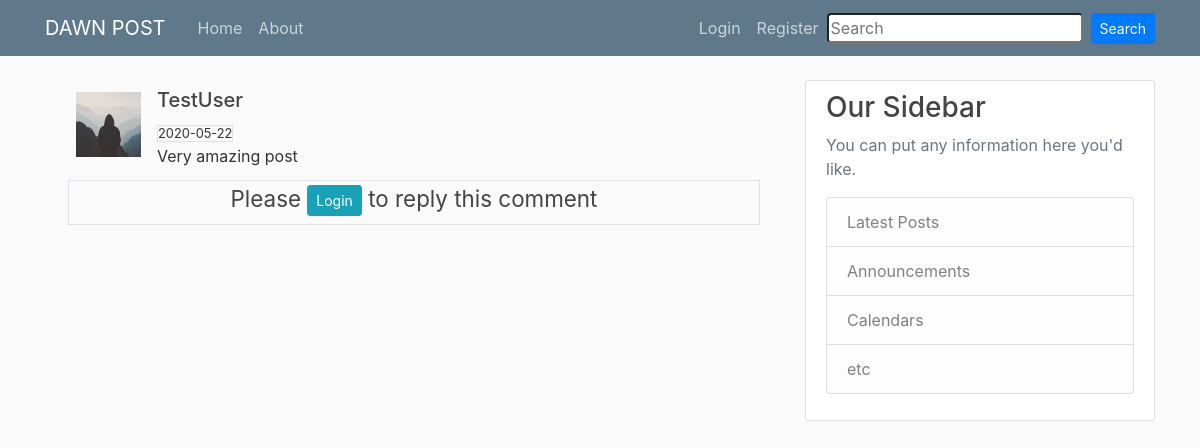
/post/1/comment/1/reply_comment, run on the app's committed database.
### flaskapp/models.py (models this page shows, shortened)
class User(db.Model, UserMixin):
    id = db.Column(db.Integer, primary_key=True)
    username = db.Column(db.String(20), unique=True, nullable=False)
    email = db.Column(db.String(40), unique=True, nullable=False)
    image_file = db.Column(db.String(20), nullable=False,
                           default='default.jpg')
    password = db.Column(db.String(20), unique=False, nullable=False)
    posts = db.relationship('Post', backref='author', lazy='dynamic')
    comments = db.relationship('Comment', backref='author', lazy='dynamic')
    replies = db.relationship('ReplyComment', backref='author', lazy='dynamic')

class Comment(db.Model):
    id = db.Column(db.Integer, primary_key=True)
    content = db.Column(db.String(300), nullable=False)
    date_commented = db.Column(
        db.DateTime, nullable=False, default=datetime.utcnow)
    user_id = db.Column(db.Integer, db.ForeignKey('user.id'))
    post_id = db.Column(db.Integer, db.ForeignKey('post.id'))
    replies = db.relationship('ReplyComment', backref='comment', lazy='dynamic')

### flaskapp/routes.py (the view, shortened to what this page needs)
@app.route('/post/<int:post_id>/comment/<int:comment_id>/reply_comment', methods=['GET', 'POST'])
def reply_comment(comment_id, post_id):
    form = ReplyCommentForm()
    post = Post.query.get_or_404(post_id)
    comment = Comment.query.get_or_404(comment_id)
    return render_template('reply.html', comment=comment, form=form, title='Reply', legend='Reply')

### flaskapp/forms.py
class ReplyCommentForm(FlaskForm):
    reply = StringField('Reply', validators=[DataRequired()])
    submit = SubmitField('Reply')

### flaskapp/templates/reply.html (shortened to what this page needs)
{% extends "layout.html" %}
{% block content %}
    <div class="container">
           <div class="comments-list p-2">
               <div class="media">
                <a class="media-left ml-2" href="#">
                    <img class="rounded-circle-sm article-img mt-1" src="{{ url_for('static', filename='profile_pics/' + comment.author.image_file) }}">
                </a>
                <div class="media-body mr-2">
                <h5 class="media-heading user_name">{{ comment.author.username }}</h5>
                <small class="border">{{ comment.date_commented.date() }}</small><br>
                {{ comment.content|safe }}
                </div>
            </div>
          </div>
          <div class="page-header mt-1">
            {% if not current_user.is_authenticated %}
              <h3 class="mb-3 ml-2 border text-center pb-2"><small class="pull-right">Please <a class='btn btn-info btn-sm' href="{{ url_for('login') }}">Login</a> to reply this comment</small></h3>
            {% endif %}
          </div>
      </div>
      <br>
{% endblock content %}

### flaskapp/static/main.css (style rules this page uses)
body { background: #fafafa; color: #333333; margin-top: 5rem; }
h1, h2, h3, h4, h5, h6 { color: #444444; }
.article-img { height: 65px; width: 65px; margin-right: 16px; }

### data on the page
User: image_file (placeholder picture), author.username "TestUser"
Comment: date_commented "2020-05-22", content "Very amazing post"
